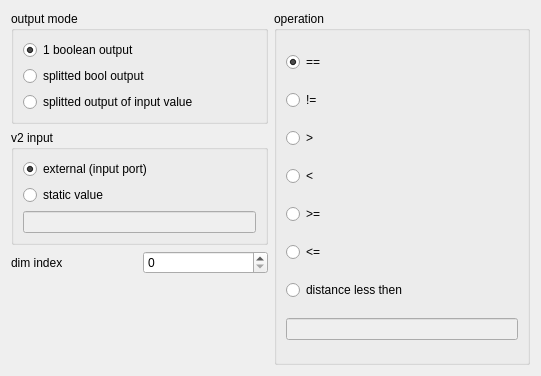
<?xml version="1.0" encoding="UTF-8"?>
<ui version="4.0">
 <class>ComparationBlockEditorWidget</class>
 <widget class="QWidget" name="ComparationBlockEditorWidget">
  <property name="geometry">
   <rect>
    <x>0</x>
    <y>0</y>
    <width>541</width>
    <height>376</height>
   </rect>
  </property>
  <property name="windowTitle">
   <string>Form</string>
  </property>
  <layout class="QGridLayout" name="gridLayout">
   <item row="0" column="1" rowspan="4">
    <widget class="QGroupBox" name="groupBox_2">
     <property name="title">
      <string>operation</string>
     </property>
     <layout class="QVBoxLayout" name="verticalLayout_2">
      <item>
       <widget class="QRadioButton" name="eqBtn">
        <property name="text">
         <string>==</string>
        </property>
        <property name="checked">
         <bool>true</bool>
        </property>
       </widget>
      </item>
      <item>
       <widget class="QRadioButton" name="neqBtn">
        <property name="text">
         <string>!=</string>
        </property>
       </widget>
      </item>
      <item>
       <widget class="QRadioButton" name="gtBtn">
        <property name="text">
         <string>&gt;</string>
        </property>
       </widget>
      </item>
      <item>
       <widget class="QRadioButton" name="ltBtn">
        <property name="text">
         <string>&lt;</string>
        </property>
       </widget>
      </item>
      <item>
       <widget class="QRadioButton" name="gtEqBtn">
        <property name="text">
         <string>&gt;=</string>
        </property>
       </widget>
      </item>
      <item>
       <widget class="QRadioButton" name="ltEqBtn">
        <property name="text">
         <string>&lt;=</string>
        </property>
       </widget>
      </item>
      <item>
       <widget class="QRadioButton" name="distBtn">
        <property name="text">
         <string>distance less then</string>
        </property>
       </widget>
      </item>
      <item>
       <widget class="QLineEdit" name="distEdit">
        <property name="enabled">
         <bool>false</bool>
        </property>
       </widget>
      </item>
     </layout>
    </widget>
   </item>
   <item row="0" column="0">
    <widget class="QGroupBox" name="groupBox">
     <property name="title">
      <string>output mode</string>
     </property>
     <layout class="QVBoxLayout" name="verticalLayout">
      <item>
       <widget class="QRadioButton" name="boolOutputBtn">
        <property name="text">
         <string>1 boolean output</string>
        </property>
        <property name="checked">
         <bool>true</bool>
        </property>
       </widget>
      </item>
      <item>
       <widget class="QRadioButton" name="splittedBoolOutputBtn">
        <property name="text">
         <string>splitted bool output</string>
        </property>
       </widget>
      </item>
      <item>
       <widget class="QRadioButton" name="splittedV1OutputBtn">
        <property name="text">
         <string>splitted output of input value</string>
        </property>
       </widget>
      </item>
     </layout>
    </widget>
   </item>
   <item row="3" column="0">
    <spacer name="verticalSpacer">
     <property name="orientation">
      <enum>Qt::Vertical</enum>
     </property>
     <property name="sizeHint" stdset="0">
      <size>
       <width>20</width>
       <height>40</height>
      </size>
     </property>
    </spacer>
   </item>
   <item row="2" column="0">
    <widget class="QWidget" name="widget" native="true">
     <layout class="QHBoxLayout" name="horizontalLayout">
      <property name="leftMargin">
       <number>0</number>
      </property>
      <property name="topMargin">
       <number>0</number>
      </property>
      <property name="rightMargin">
       <number>0</number>
      </property>
      <property name="bottomMargin">
       <number>0</number>
      </property>
      <item>
       <widget class="QLabel" name="label">
        <property name="text">
         <string>dim index</string>
        </property>
       </widget>
      </item>
      <item>
       <widget class="QSpinBox" name="dimEdit">
        <property name="maximum">
         <number>9999</number>
        </property>
       </widget>
      </item>
     </layout>
    </widget>
   </item>
   <item row="1" column="0">
    <widget class="QGroupBox" name="groupBox_3">
     <property name="title">
      <string>v2 input</string>
     </property>
     <layout class="QVBoxLayout" name="verticalLayout_3">
      <item>
       <widget class="QRadioButton" name="externalV2Btn">
        <property name="text">
         <string>external (input port)</string>
        </property>
        <property name="checked">
         <bool>true</bool>
        </property>
       </widget>
      </item>
      <item>
       <widget class="QRadioButton" name="internalV2Btn">
        <property name="text">
         <string>static value</string>
        </property>
       </widget>
      </item>
      <item>
       <widget class="QLineEdit" name="v2ValueEdit">
        <property name="enabled">
         <bool>false</bool>
        </property>
       </widget>
      </item>
     </layout>
    </widget>
   </item>
  </layout>
 </widget>
 <resources/>
 <connections/>
</ui>
